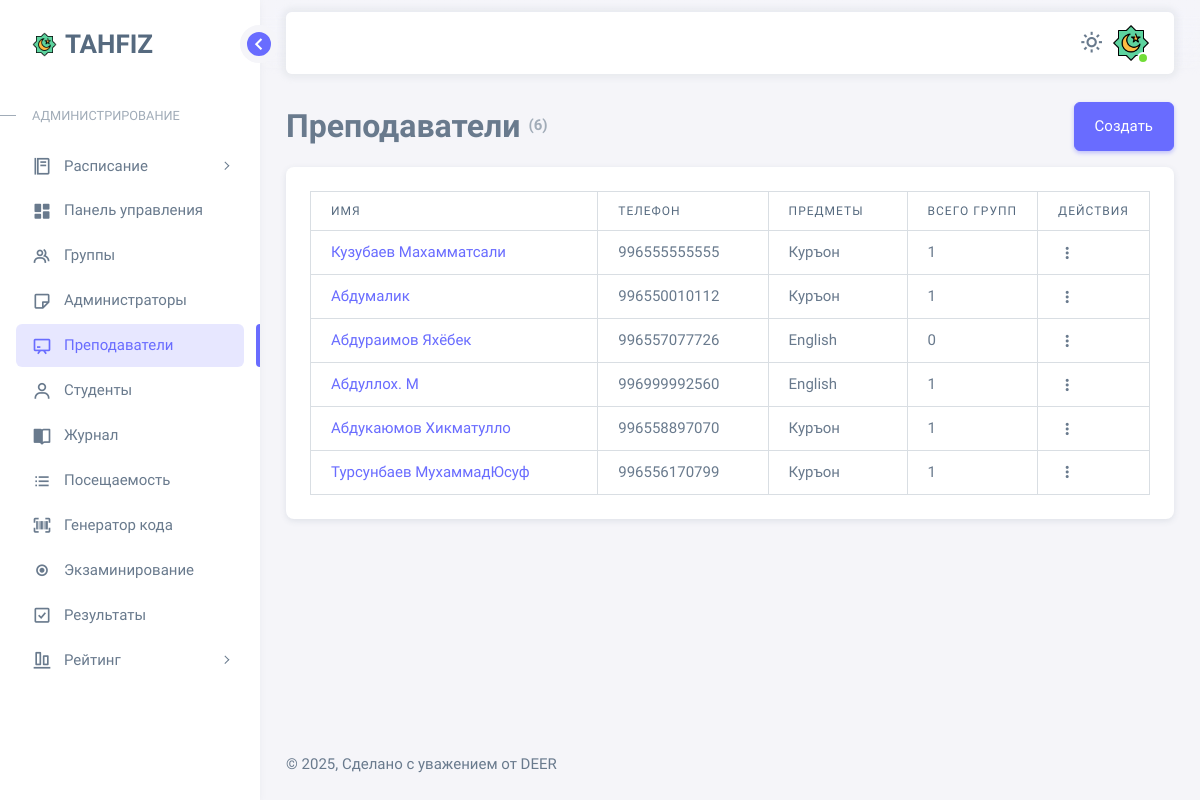
/teacher/list/ (signed in), run on the app's committed database.
### apps/teacher/models.py (models this page shows, shortened)
class Teacher(models.Model):
    image = models.ImageField(upload_to='teacher/', null=True)
    user = models.OneToOneField(
        User,
        on_delete=models.CASCADE,
        null=True)
    name = models.CharField(max_length=150)
    subjects = models.ManyToManyField(Subject)
    phone = models.CharField(max_length=12, default='996')
    group = models.ManyToManyField(Group)
    class Meta:
        verbose_name = 'Преподаватель'
        verbose_name_plural = 'Преподаватели'

### apps/schedule/models.py (models this page shows)
class Subject(models.Model):
    name = models.CharField(max_length=100)
    class Meta:
        verbose_name = 'Предмет'
        verbose_name_plural = 'Предметы'
    def __str__(self):
        return self.name

### apps/user/utils.py (the view)
    def wrapper(request, *args, **kwargs):
        if request.user.is_superuser or request.user.role == 'admin' or request.user.role == 'administrator':
            return func(request, *args, **kwargs)
        else:
            return redirect('schedule')

### apps/teacher/views.py (called while the page is built)
@login_required(login_url='login')
@is_admin
def list(request):
    teachers = Teacher.objects.all().order_by('-id')
    context = {
        'teachers': teachers,
    }
    return render(request, 'teacher/list.html', context)

### apps/user/utils.py (called while the page is built)
def is_admin(func):
    def wrapper(request, *args, **kwargs):
        if request.user.is_superuser or request.user.role == 'admin' or request.user.role == 'administrator':
            return func(request, *args, **kwargs)
        else:
            return redirect('schedule')
    return wrapper

### templates/teacher/list.html (shortened to what this page needs)
{% extends 'base.html' %}
{% load static %}
{% block content %}
<div class="d-flex justify-content-between mb-3">
  <span class="fs-2 fw-bold">
    Преподаватели <sup class="text-muted fs-6">({{ teachers.count }})</sup>
  </span>
  <a href="{% url 'teacher-create' %}" class="btn btn-primary no-print">Создать</a>
</div>
<div class="card">
  <div class="card-body">
    <div class="table-responsive text-nowrap">
      <table class="table table-bordered">
        <thead>
          <tr>
            <th>Имя</th>
            <th>Телефон</th>
            <th>Предметы</th>
            <th style="width: 30px;">Всего групп</th>
            <th style="width: 30px;">Действия</th>
          </tr>
        </thead>
        <tbody>
          {% for teacher in teachers %}
          <tr>
            <td>
              <a href="{% url 'teacher-details' teacher.id %}">{{ teacher.name }}</a>
            </td>
            <td><span class="">{{ teacher.phone }}</span></td>
            <td>
              {% for i in teacher.subjects.all %}
                <span class="me-2">
                  {{ i }}
                </span>
              {% endfor %}
            </td>
            <td>
              <span class="">{{ teacher.group.count }}</span>
            </td>
            <td>
              <div class="dropdown">
                <button type="button" class="btn p-0 dropdown-toggle hide-arrow" data-bs-toggle="dropdown"><i
                    class="bx bx-dots-vertical-rounded"></i></button>
              </div>
            </td>
          </tr>
          {% endfor %}
        </tbody>
      </table>
    </div>
  </div>
</div>
{% endblock %}

### templates/base.html (shortened to what this page needs)
{% load static %}
<!DOCTYPE html>
<html lang="en" class="light-style layout-navbar-fixed layout-menu-fixed layout-compact " dir="ltr"
    data-theme="theme-default" data-assets-path="{% static 'assets/' %}" data-template="vertical-menu-template">
<head>
    <link rel="stylesheet" href="{% static 'assets/vendor/fonts/boxicons.css' %}" />
    <link rel="stylesheet" href="{% static 'assets/vendor/fonts/fontawesome.css' %}" />
    <link rel="stylesheet" href="{% static 'assets/vendor/fonts/flag-icons.css' %}" />
    <link rel="stylesheet" href="{% static 'assets/vendor/css/rtl/core.css' %}" class="template-customizer-core-css" />
    <link rel="stylesheet" href="{% static 'assets/vendor/css/rtl/theme-default.css' %}"
        class="template-customizer-theme-css" />
    <link rel="stylesheet" href="{% static 'assets/css/demo.css' %}" />
    <link rel="stylesheet" href="{% static 'assets/vendor/libs/perfect-scrollbar/perfect-scrollbar.css' %}" />
    <link rel="stylesheet" href="{% static 'assets/vendor/libs/typeahead-js/typeahead.css' %}" />
    <link rel="stylesheet" href="{% static 'assets/vendor/libs/datatables-bs5/datatables.bootstrap5.css' %}">
    <link rel="stylesheet" href="{% static 'assets/vendor/libs/datatables-responsive-bs5/responsive.bootstrap5.css' %}">
    <link rel="stylesheet" href="{% static 'assets/vendor/libs/datatables-buttons-bs5/buttons.bootstrap5.css' %}">
</head>
<body>
    <div class="layout-wrapper layout-content-navbar  ">
        <div class="layout-container">
            {% include 'includes/aside.html' %}
            <div class="layout-page">
                {% include 'includes/header.html' %}
                <div class="content-wrapper">
                    <div class="container-xxl flex-grow-1 container-p-y">
                        {% block content %}
                        {% endblock %}
                    </div>
                </div>
                {% include 'includes/footer.html' %}
            </div>
        </div>
    </div>
</body>
</html>

### templates/includes/aside.html (shortened to what this page needs)
{% load static %}
<aside id="layout-menu" class="layout-menu menu-vertical menu bg-menu-theme">
  {% with request.resolver_match.url_name as url_name %}
    <div class="app-brand demo ">
      <a href="{% url 'schedule' %}" class="app-brand-link">
      <span class="app-brand-logo demo">
        <img src="{% static 'assets/img/logo/logo.png' %}" width="25"/>
      </span>
      <span class="app-brand-text menu-text fw-bold ms-2 fs-3">TAHFIZ</span>
      </a>
      <a href="javascript:void(0);" class="layout-menu-toggle menu-link text-large ms-auto">
        <i class="bx bx-chevron-left bx-sm align-middle"></i>
      </a>
    </div>
  {% if request.user.role == 'admin' %}
  <ul class="menu-inner py-1 ps ps--active-y">
    <li class="menu-header small text-uppercase"><span class="menu-header-text">Администрирование</span></li>
    <li class="menu-item {% if url_name == 'schedule' or url_name == 'subject-create' or url_name == 'schedule-create' %} active open {% endif %}">
      <a href="javascript:void(0);" class="menu-link menu-toggle">
        <i class='menu-icon bx bx-food-menu '></i>
        <div class="text-truncate">Расписание</div>
      </a>
    </li>
    <li class="menu-item {% if url_name == 'dashboard' %} active {% endif %}">
      <a href="{% url 'dashboard' %}" class="menu-link">
        <i class="menu-icon tf-icons bx bxs-dashboard"></i>
        <div>Панель управления</div>
      </a>
    </li>
    <li class="menu-item {% if url_name == 'group-list' %} active {% endif %}">
      <a href="{% url 'group-list' %}" class="menu-link">
        <i class='menu-icon bx bx-group'></i>
        <div>Группы</div>
      </a>
    </li>
    <li class="menu-item {% if url_name == 'administrator-list' %} active {% endif %}">
      <a href="{% url 'administrator-list' %}" class="menu-link">
        <i class="menu-icon tf-icons bx bx-note"></i>
        <div>Администраторы</div>
      </a>
    </li>
    <li class="menu-item {% if url_name == 'teacher-list' %} active {% endif %}">
      <a href="{% url 'teacher-list' %}" class="menu-link">
        <i class="menu-icon tf-icons bx bx-chalkboard"></i>
        <div>Преподаватели</div>
      </a>
    </li>
    <li class="menu-item {% if url_name == 'student-list' %} active {% endif %}">
      <a href="{% url 'student-list' %}" class="menu-link">
        <i class="menu-icon tf-icons bx bx-user"></i>
        <div>Студенты</div>
      </a>
    </li>
    <li class="menu-item {% if url_name == 'grade-group-list' %} active {% endif %}">
      <a href="{% url 'grade-group-list' %}" class="menu-link">
        <i class='menu-icon  bx bxs-book-open'></i>
          <div>Журнал</div>
      </a>
    </li>
    <li class="menu-item {% if url_name == 'attendance-list' %} active {% endif %}">
      <a href="{% url 'attendance-list' %}" class="menu-link">
        <i class='menu-icon bx bx-list-ul' ></i>
        <div>Посещаемость</div>
      </a>
    </li>
    <li class="menu-item {% if url_name == 'teacher-generated-code' %} active {% endif %}">
      <a href="{% url 'teacher-generated-code' %}" class="menu-link">
        <i class='menu-icon bx bx-barcode-reader'></i>
        <div>Генератор кода</div>
      </a>
    </li>
    <li class="menu-item {% if url_name == 'exam-list' %} active {% endif %}">
      <a href="{% url 'exam-list' %}" class="menu-link">
        <i class='menu-icon bx bx-radio-circle-marked'></i>
        <div>Экзаминирование</div>
      </a>
    </li>
    <li class="menu-item {% if url_name == 'exam-result-list' %} active {% endif %}">
      <a href="{% url 'exam-result-list' %}" class="menu-link">
        <i class='menu-icon bx bx-check-square' ></i>
        <div>Результаты</div>
      </a>
    </li>
    <li class="menu-item {% if url_name == 'student-rating-details' or url_name == 'student-rating-list' %} active open {% endif %}">
      <a href="javascript:void(0);" class="menu-link menu-toggle">
         <i class='menu-icon bx bx-objects-vertical-bottom'></i>
        <div class="text-truncate">Рейтинг</div>
      </a>
    </li>
  </ul>
  {% endif %}
  {% endwith %}
  </aside>

### templates/includes/header.html (shortened to what this page needs)
{% load static %}
<nav class="layout-navbar container-xxl navbar navbar-expand-xl navbar-detached align-items-center bg-navbar-theme"
  id="layout-navbar">
  <div class="navbar-nav-right d-flex align-items-center" id="navbar-collapse">
    <ul class="navbar-nav flex-row align-items-center ms-auto">
      <li class="nav-item dropdown-style-switcher dropdown me-2 me-xl-0">
        <a class="nav-link dropdown-toggle hide-arrow" href="javascript:void(0);" data-bs-toggle="dropdown">
          <i class='bx bx-sm'></i>
        </a>
      </li>
        <li class="nav-item navbar-dropdown dropdown-user dropdown">
          <a class="nav-link dropdown-toggle hide-arrow p-0" href="javascript:void(0);" data-bs-toggle="dropdown" aria-expanded="false">
            <div class="avatar avatar-online">
              {% if request.user.student.image %}
              <img src="{{ request.user.student.image.url }}" class="rounded-circle" width="30" height="30" style="object-fit: cover;" alt="">
            {% elif request.user.teacher.image %}
              <img src="{{ request.user.teacher.image.url }}" class="rounded-circle" width="30" height="30" style="object-fit: cover;" alt="">
            {% elif request.user.administrator.image %}
              <img src="{{ request.user.administrator.image.url }}" class="rounded-circle" width="30" height="30" style="object-fit: cover;" alt="">
            {% else %}
              <img src="{% static 'assets/img/logo/logo.png' %}" class="rounded-circle" width="30" height="30" style="object-fit: cover;" alt="">
            {% endif %}
            </div>
          </a>
        </li>
        </ul>
  </div>
</nav>

### templates/includes/footer.html (shortened to what this page needs)
<footer class="content-footer footer bg-footer-theme">
  <div class="container-xxl">
    <div class="footer-container d-flex align-items-center justify-content-between py-4 flex-md-row flex-column">
      <div class="text-body">
        ©
        , Сделано с уважением от <a href="https://deer-sap.com/client" target="_blank" class="footer-link">DEER</a>
      </div>
    </div>
  </div>
</footer>

### static/assets/css/demo.css (style rules this page uses)
.menu .app-brand.demo { height: 64px; margin-top: 12px; }
.layout-navbar-fixed .layout-wrapper:not(.layout-horizontal):not(.layout-without-menu) .layout-page { padding-top: 76px !important; }
.layout-navbar-fixed .layout-wrapper:not(.layout-without-menu) .layout-page { padding-top: 64px !important; }

### data on the page
Teacher: name "Кузубаев Махамматсали", phone "996555555555", group.count "1"
Subject: name "Куръон"
Teacher: name "Абдумалик", phone "996550010112", group.count "1"
Teacher: name "Абдураимов Яхёбек", phone "996557077726", group.count "0"
Subject: name "English"
Teacher: name "Абдуллох. М", phone "996999992560", group.count "1"
Teacher: name "Абдукаюмов Хикматулло", phone "996558897070", group.count "1"
Teacher: name "Турсунбаев МухаммадЮсуф", phone "996556170799", group.count "1"

### other printed values
{{ teachers.count }} "6"
